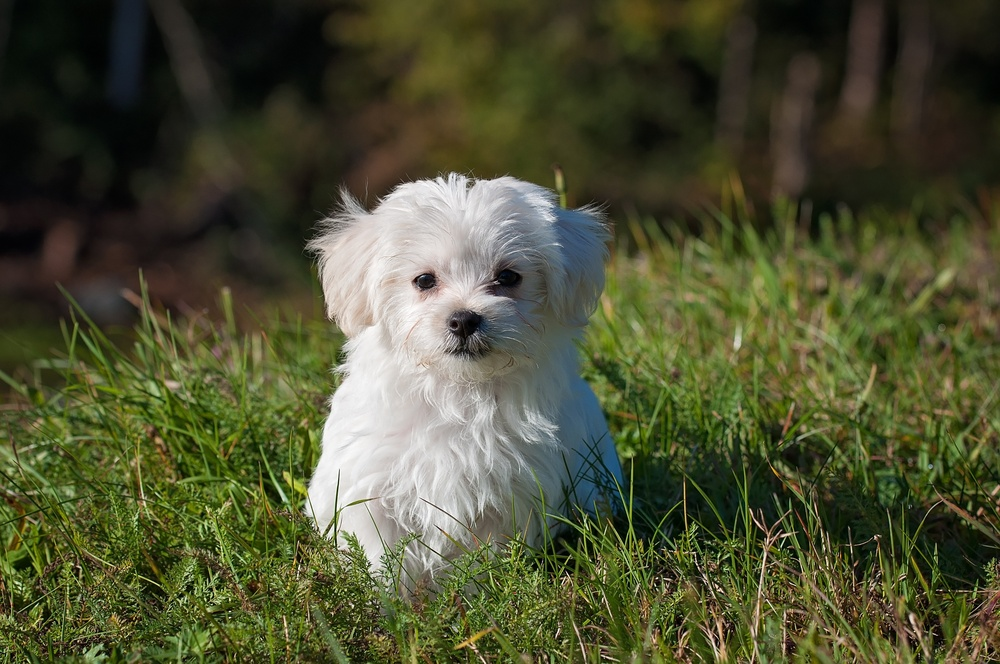
#> input picture input/57611c0b90bdbb2468520574c5a80195.jpg, 1000 x 664 px, shrunk from 4288 x 2848 before the run; its folder holds only this picture in this run
$ python main.py
#> lines starting #> are read from the running program, lines starting #| are printed output that depends on the picture
### src/cli.py
import os
from typing import Callable
from src.kernels import kernels
from src.proccesing import modes
from PIL import Image


def kernels_output() -> str:
    kernel_names = list(kernels.keys())

    while True:
        print("Выберите номер ядра свертки")
        for i, name in enumerate(kernel_names):
            print(f"{i + 1}. {name}")

        try:
            number = int(input()) - 1
        except ValueError:
            print("Ошибка: нужно ввести число")
            continue

        if 0 <= number < len(kernel_names):
            return kernel_names[number]

        print("Ошибка: такого номера ядра нет")


def picture_output() -> str:
    folder_path = os.path.join(os.path.dirname(os.path.dirname(__file__)), "input")

    if not os.path.exists(folder_path):
        raise FileNotFoundError("Папка input не найдена")

    pictures = os.listdir(folder_path)

    if not pictures:
        raise FileNotFoundError("В папке input нет изображений")

    while True:
        print("Выберите картинку")
        for i, name in enumerate(pictures):
            print(f"{i + 1}. {name}")

        try:
            number = int(input()) - 1
        except ValueError:
            print("Ошибка: нужно ввести число")
            continue

        if 0 <= number < len(pictures):
            return os.path.join(folder_path, pictures[number])

        print("Ошибка: такого номера картинки нет")


def select() -> Callable:
    while True:
        choice = input(
            "Выберите режим обработки края:\n1. reflect\n2. replicate\n3. wrap\n"
        )

        if choice in modes:
            return modes[choice]

        print("Ошибка: нужно выбрать 1, 2 или 3")


def grayscale(img: Image.Image) -> Image.Image:
    while True:
        choice = input("Выберите цвет изображения:\n1. grayscale\n2. RGB\n")

        if choice == "1":
            return img.convert("L")

        if choice == "2":
            return img.convert("RGB")

        print("Ошибка: нужно выбрать 1 или 2")

### src/convolution.py
import numpy as np
from typing import Callable


def convolution(
    image: np.ndarray, kernel: np.ndarray, pad: Callable[[int, int], np.ndarray]
) -> np.ndarray:
    if image.size == 0:
        raise ValueError("Изображение не должно быть пустыми")
    if kernel.size == 0:
        raise ValueError("ядро свертки не должно быть пустым")

    if kernel.shape[0] % 2 == 0 or kernel.shape[1] % 2 == 0:
        raise ValueError("Размер ядра должен быть нечетным")

    height = image.shape[0]
    width = image.shape[1]
    is_grayscale = image.ndim == 2
    if is_grayscale:
        image = image[..., np.newaxis]

    col_range = np.arange(width)
    row_range = np.arange(height)
    row_index, col_index = np.meshgrid(row_range, col_range, indexing="ij")

    kernel_row_range = np.arange(kernel.shape[0]) - kernel.shape[0] // 2
    kernel_col_range = np.arange(kernel.shape[1]) - kernel.shape[1] // 2
    kernel_row_index, kernel_col_index = np.meshgrid(
        kernel_row_range, kernel_col_range, indexing="ij"
    )

    row_index = pad(row_index[..., np.newaxis, np.newaxis] + kernel_row_index, height)
    col_index = pad(col_index[..., np.newaxis, np.newaxis] + kernel_col_index, width)

    matrix = np.sum(
        kernel[np.newaxis, np.newaxis, ..., np.newaxis].astype(np.float32)
        * image[row_index, col_index, :].astype(np.float32),
        axis=(2, 3),
        dtype=np.float32,
    )

    result = np.clip(matrix, 0, 255).astype(np.uint8)

    if is_grayscale:
        result = result[..., 0]

    return result

### src/proccesing.py
import numpy as np


def reflect_index(index: int, size: int) -> np.ndarray:
    index = index % (2 * size)
    return np.where(index >= size, 2 * size - 1 - index, index)


def replicate(index: int, size: int) -> np.ndarray:
    return np.clip(index, 0, size - 1)


def wrap(index: int, size: int) -> int:
    return index % size


modes = {"1": reflect_index, "2": replicate, "3": wrap}

### src/main.py
from src.kernels import kernels
from src.convolution import convolution
from PIL import Image, UnidentifiedImageError
from numpy import array
from src.cli import kernels_output, picture_output, select, grayscale


def main() -> None:
    try:
        opened_img = Image.open(picture_output())
#> the loop in picture_output, `while True:` made 1 pass; the answer given on pass 1: 1
#> opened_img is the input picture: PIL image 1000x664 RGB; mean R, G, B 77, 79.9, 51.3
        processed_img = grayscale(opened_img)
#> the loop in grayscale, `while True:` made 1 pass; the answer given on pass 1: 1
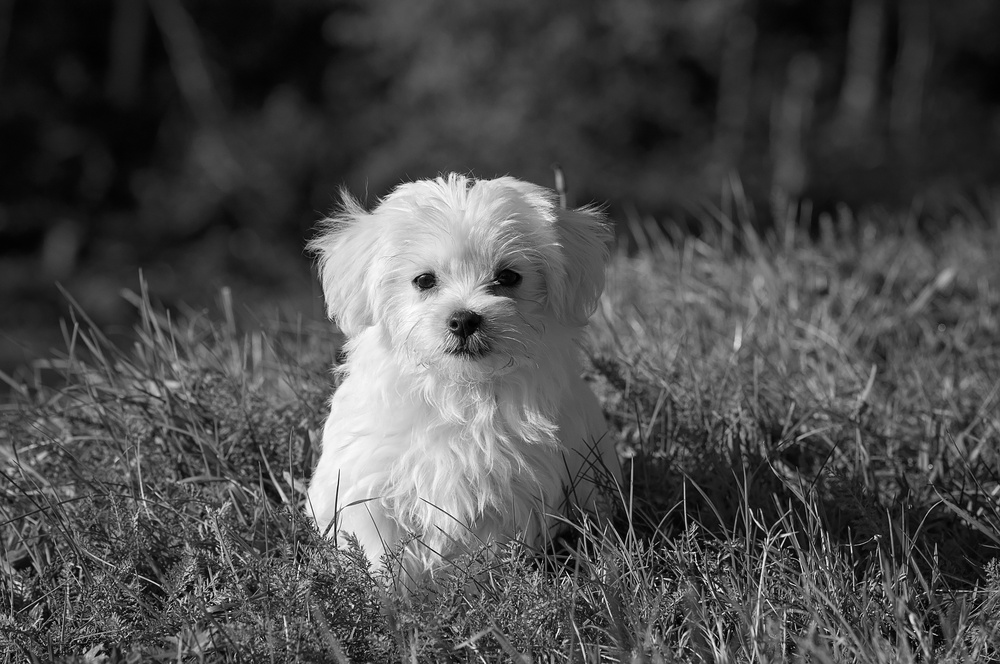
#> processed_img: PIL image 1000x664 L; min 0, max 255, mean 75.8

        result = convolution(array(processed_img), kernels[kernels_output()], select())
#> the loop in kernels_output, `while True:` made 1 pass; the answer given on pass 1: 1
#> the loop in select, `while True:` made 1 pass; the answer given on pass 1: 1

        new_img = Image.fromarray(result)
        new_img.show()

    except FileNotFoundError as error:
        print(f"Ошибка: {error}")

    except UnidentifiedImageError:
        print("Ошибка: выбранный файл не является изображением")

    except ValueError as error:
        print(f"Ошибка: {error}")

    except KeyboardInterrupt:
        print("\nПрограмма остановлена пользователем")


if __name__ == "__main__":
    main()

$ run again, on input/c8c992a0bf53b8b2bb5679c9656b58c8.jpg
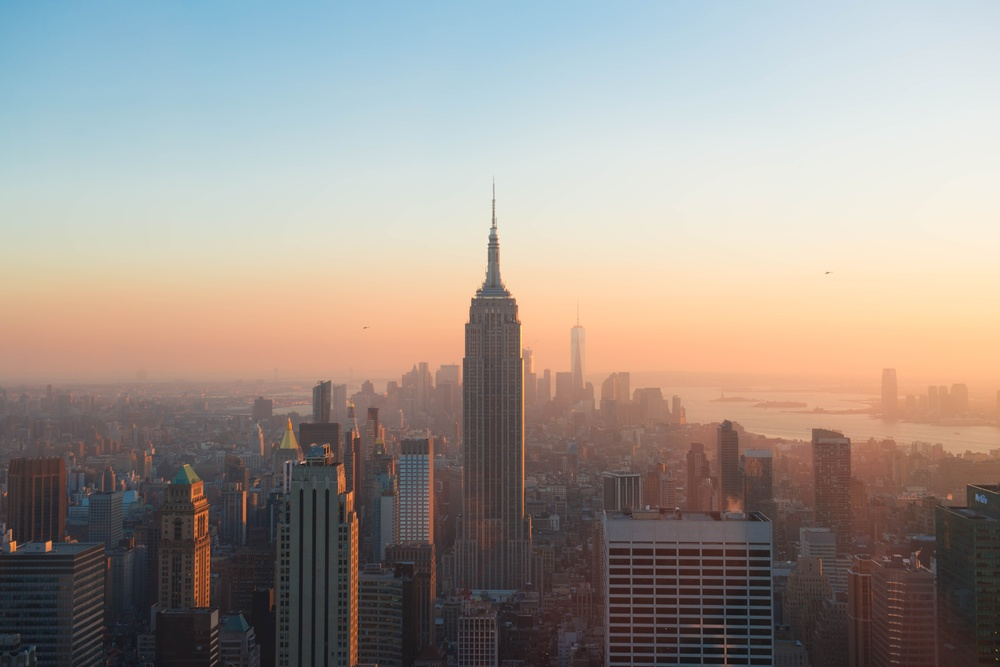
#> input picture input/c8c992a0bf53b8b2bb5679c9656b58c8.jpg, 1000 x 667 px, shrunk from 5760 x 3844 before the run
#> the loop in picture_output, `while True:` made 1 pass; the answer given on pass 1: 1
#> in main, opened_img is the input picture: PIL image 1000x667 RGB; mean R, G, B 158.6, 150.1, 143.1
#> the loop in grayscale, `while True:` made 1 pass; the answer given on pass 1: 1
#> in main, `processed_img = grayscale(opened_img)`:
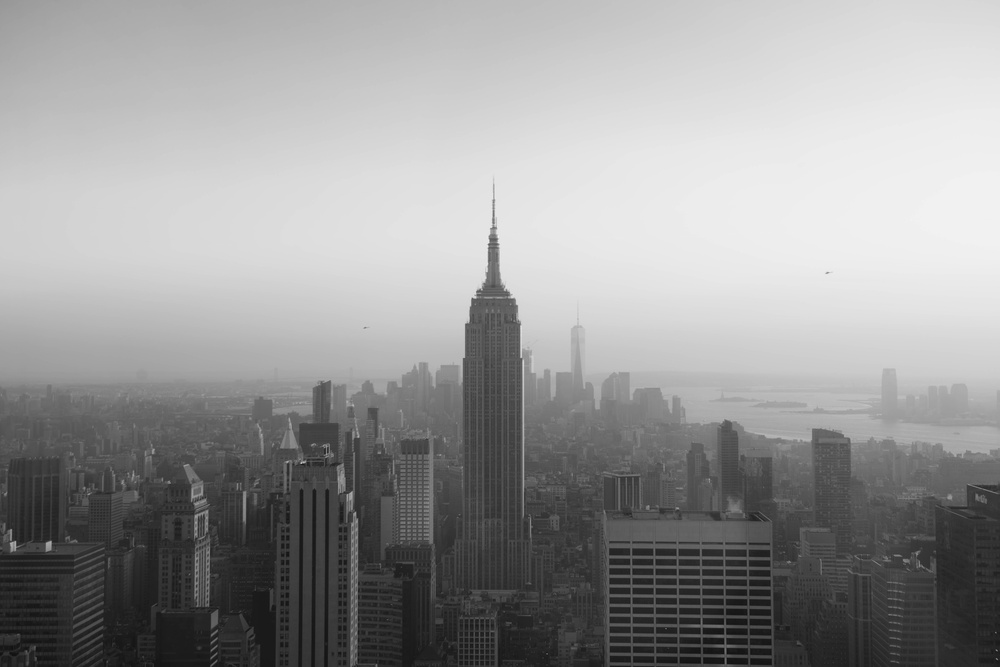
#> processed_img: PIL image 1000x667 L; min 14, max 246, mean 151.8
#> the loop in kernels_output, `while True:` made 1 pass; the answer given on pass 1: 1
#> the loop in select, `while True:` made 1 pass; the answer given on pass 1: 1

$ run again, on input/cat.jpg
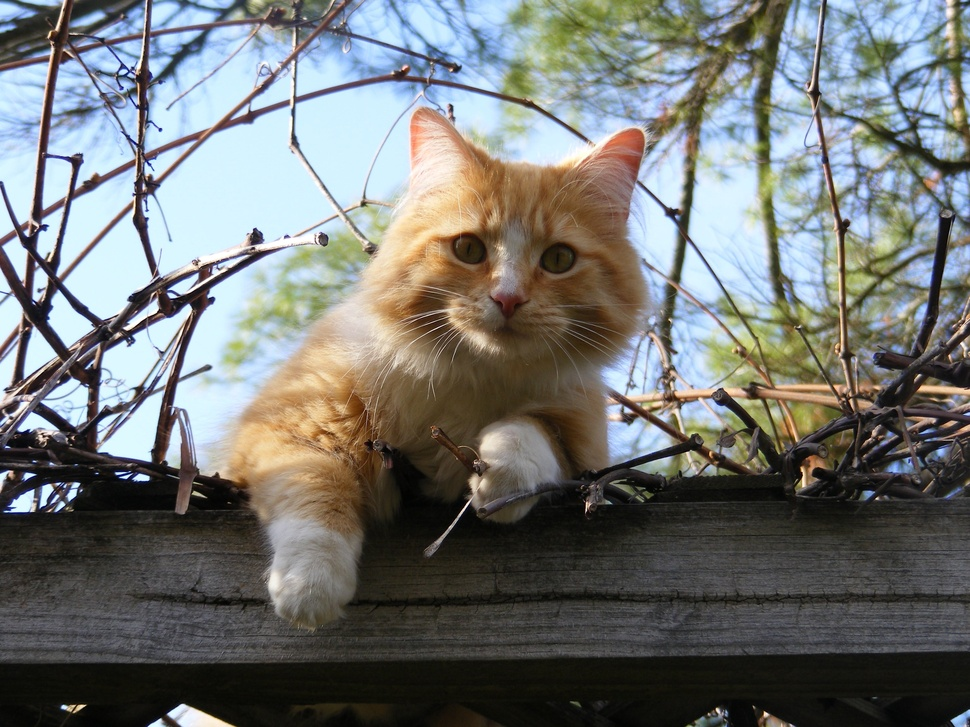
#> input picture input/cat.jpg, 970 x 727 px, shrunk from 3072 x 2304 before the run
#> the loop in picture_output, `while True:` made 1 pass; the answer given on pass 1: 1
#> in main, opened_img is the input picture: PIL image 970x727 RGB; mean R, G, B 115.1, 117.5, 115.6
#> the loop in grayscale, `while True:` made 1 pass; the answer given on pass 1: 1
#> in main, `processed_img = grayscale(opened_img)`:
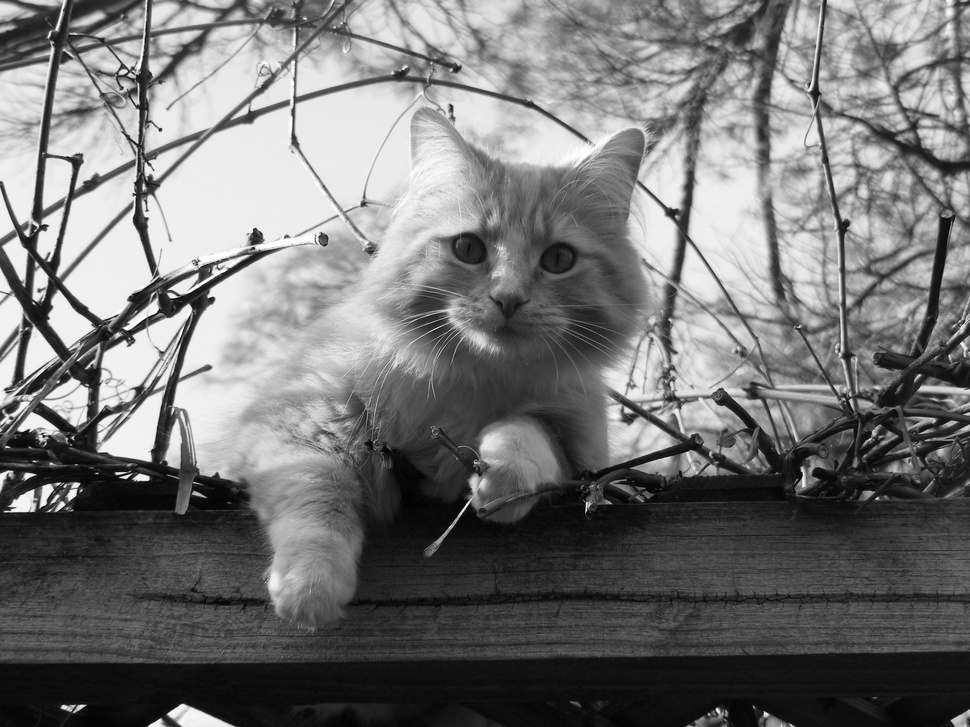
#> processed_img: PIL image 970x727 L; min 1, max 255, mean 116.6
#> the loop in kernels_output, `while True:` made 1 pass; the answer given on pass 1: 1
#> the loop in select, `while True:` made 1 pass; the answer given on pass 1: 1

$ run again, on input/city.jpg
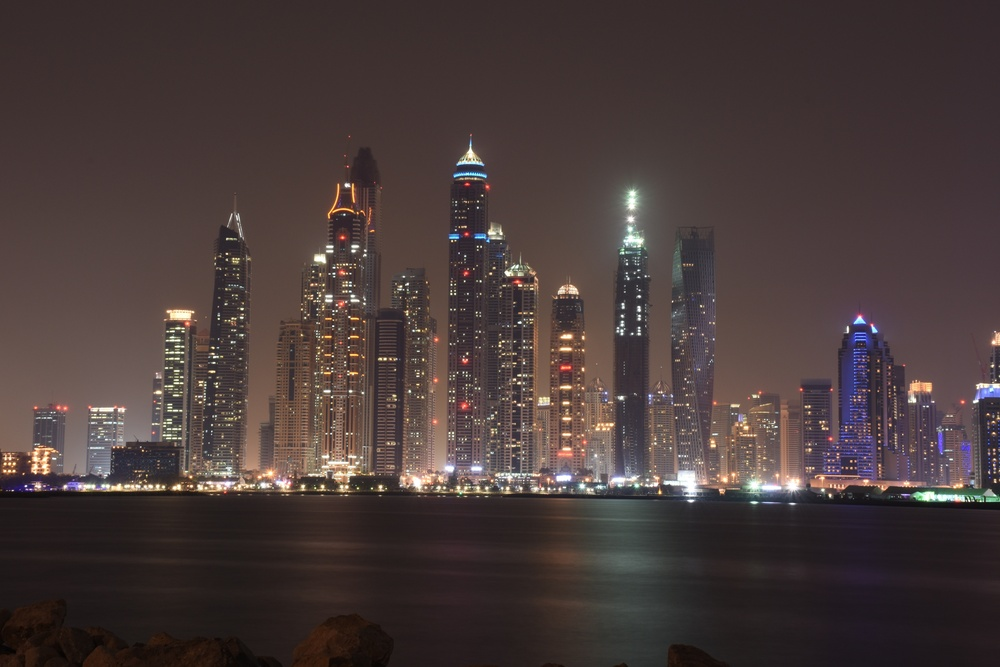
#> input picture input/city.jpg, 1000 x 667 px, shrunk from 5760 x 3840 before the run
#> the loop in picture_output, `while True:` made 1 pass; the answer given on pass 1: 1
#> in main, opened_img is the input picture: PIL image 1000x667 RGB; mean R, G, B 72.7, 59.4, 58.2
#> the loop in grayscale, `while True:` made 1 pass; the answer given on pass 1: 1
#> in main, `processed_img = grayscale(opened_img)`:
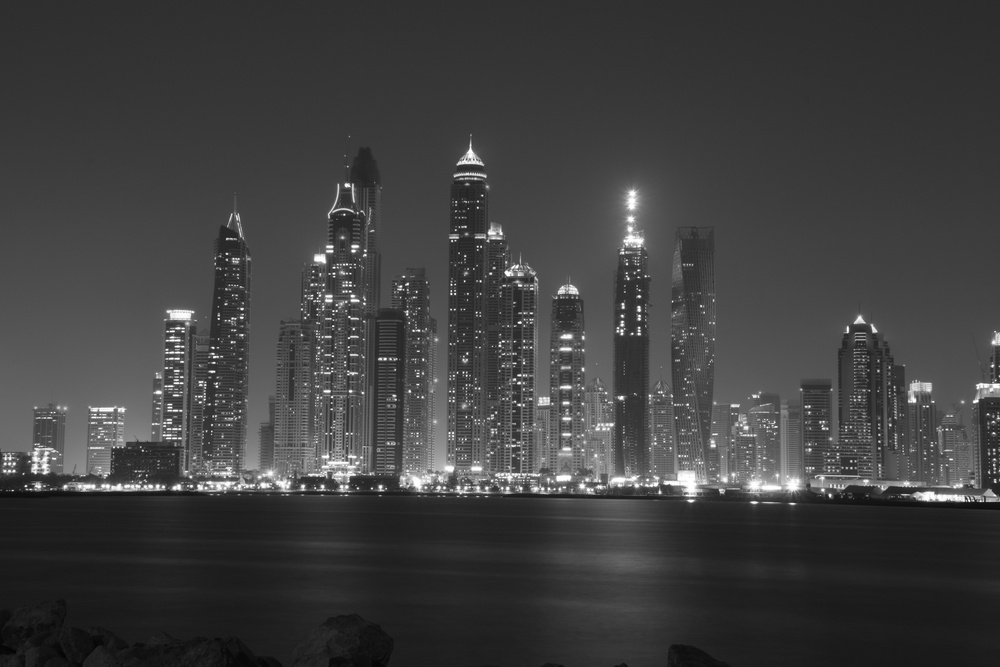
#> processed_img: PIL image 1000x667 L; min 3, max 255, mean 63.3
#> the loop in kernels_output, `while True:` made 1 pass; the answer given on pass 1: 1
#> the loop in select, `while True:` made 1 pass; the answer given on pass 1: 1
